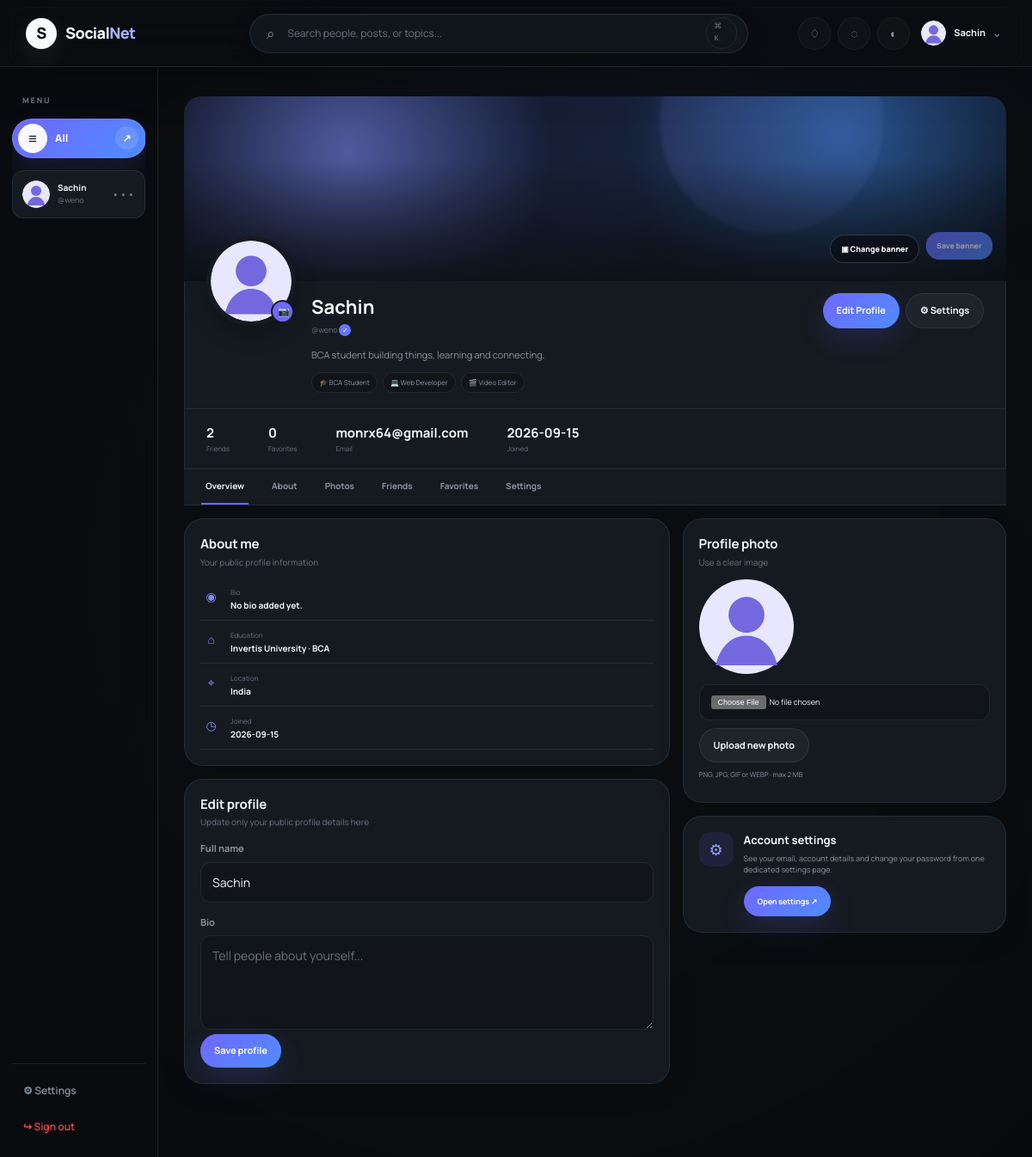
Screenshot of /profile (signed in) with the database file from the repository.
### tables this page shows
CREATE TABLE users (
    id INTEGER PRIMARY KEY AUTOINCREMENT,
    name TEXT NOT NULL,
    username TEXT NOT NULL COLLATE NOCASE UNIQUE,
    email TEXT NOT NULL COLLATE NOCASE UNIQUE,
    password_hash TEXT NOT NULL,
    bio TEXT DEFAULT '',
    profile_picture TEXT NOT NULL DEFAULT 'default-avatar.svg',
    is_blocked INTEGER NOT NULL DEFAULT 0,
    created_at TEXT NOT NULL DEFAULT CURRENT_TIMESTAMP
, cover_picture TEXT NOT NULL DEFAULT '');

### app.py (the view)
@app.route("/profile")
@login_required
def profile():
    uid = session["user_id"]
    con = get_db()
    user = con.execute("SELECT * FROM users WHERE id=?", (uid,)).fetchone()
    friends_count = con.execute("SELECT COUNT(*) FROM friendships WHERE user_id=?", (uid,)).fetchone()[0]
    fav_count = con.execute("SELECT COUNT(*) FROM favourites WHERE user_id=?", (uid,)).fetchone()[0]
    con.close()
    return render_template("profile.html", user=user, friends_count=friends_count, fav_count=fav_count)

### app.py (called while the page is built)
def get_db():
    con = sqlite3.connect(DB_PATH)
    con.row_factory = sqlite3.Row
    con.execute("PRAGMA foreign_keys = ON")
    return con

def login_required(view):
    @wraps(view)
    def wrapped(*args, **kwargs):
        if "user_id" not in session:
            flash("Please log in to continue.", "error")
            return redirect(url_for("login"))
        return view(*args, **kwargs)
    return wrapped

@app.context_processor
def common_context():
    pending = 0
    if "user_id" in session:
        con = get_db()
        pending = con.execute(
            "SELECT COUNT(*) FROM friend_requests WHERE receiver_id=? AND status='pending'",
            (session["user_id"],)
        ).fetchone()[0]
        con.close()
    current_user = None
    if "user_id" in session:
        con = get_db()
        current_user = con.execute("SELECT * FROM users WHERE id=?", (session["user_id"],)).fetchone()
        con.close()
    return {"pending_count": pending, "logged_in": "user_id" in session, "current_user": current_user}

### templates/profile.html (shortened to what this page needs)
{% extends "base.html" %}{% block title %}Profile · SocialNet{% endblock %}
{% block content %}
<div class="content-wrap profile-page">
  <section class="profile-cover" >
    <div class="cover-orb"></div><div class="cover-grid"></div>
    <form class="cover-upload" method="post" enctype="multipart/form-data" action="{{ url_for('upload_cover') }}">
      <label for="coverInput" class="cover-edit-btn">▣ Change banner</label>
      <button class="cover-save-btn" type="submit">Save banner</button>
    </form>
  </section>
  <section class="profile-identity">
    <div class="profile-avatar-wrap"><img src="{{ url_for('static',filename='uploads/'+user['profile_picture']) }}"><button type="button" data-action="scroll-photo" aria-label="Change profile photo">📷</button></div>
    <div class="identity-copy"><div class="identity-title"><div><h1>{{ user['name'] }}</h1><p>@{{ user['username'] }} <i class="verified">✓</i></p></div><div class="profile-head-actions"><a class="btn primary" href="#edit">Edit Profile</a><a class="btn ghost" href="{{ url_for('settings') }}">⚙ Settings</a></div></div>
      <p class="bio">{{ user['bio'] or 'BCA student building things, learning and connecting.' }}</p><div class="profile-tags"><span>🎓 BCA Student</span><span>💻 Web Developer</span><span>🎬 Video Editor</span></div>
    </div>
  </section>
  <div class="profile-stats"><div><b>{{ friends_count }}</b><span>Friends</span></div><div><b>{{ fav_count }}</b><span>Favorites</span></div><div><b>{{ user['email'] }}</b><span>Email</span></div><div><b>{{ user['created_at'][:10] }}</b><span>Joined</span></div></div>
  <div class="profile-tabs"><a class="active" href="#top">Overview</a><a href="#about">About</a><a href="#photos">Photos</a><a href="{{ url_for('friends') }}">Friends</a><a href="{{ url_for('friends') }}#favorites">Favorites</a><a href="{{ url_for('settings') }}">Settings</a></div>
  <div class="profile-grid-new"><section class="profile-column">
    <article class="card profile-panel" id="about"><div class="section-head"><div><h2>About me</h2><span>Your public profile information</span></div></div><div class="info-list"><div><span>◉</span><div><small>Bio</small><b>{{ user['bio'] or 'No bio added yet.' }}</b></div></div><div><span>⌂</span><div><small>Education</small><b>Invertis University · BCA</b></div></div><div><span>⌖</span><div><small>Location</small><b>India</b></div></div><div><span>◷</span><div><small>Joined</small><b>{{ user['created_at'][:10] }}</b></div></div></div></article>
    <article class="card profile-panel" id="edit"><div class="section-head"><div><h2>Edit profile</h2><span>Update only your public profile details here</span></div></div><form method="post" action="{{ url_for('edit_profile') }}"><label>Full name</label><input name="name" value="{{ user['name'] }}" required><label>Bio</label><textarea name="bio" rows="4" maxlength="300" placeholder="Tell people about yourself...">{{ user['bio'] }}</textarea><button class="btn primary">Save profile</button></form></article>
  </section>
  <aside class="profile-column"><article class="card profile-panel" id="photos"><div class="section-head"><div><h2>Profile photo</h2><span>Use a clear image</span></div></div><img class="profile-photo-preview" src="{{ url_for('static',filename='uploads/'+user['profile_picture']) }}"><form method="post" enctype="multipart/form-data" action="{{ url_for('upload_photo') }}" id="photoForm"><input type="file" name="profile_picture" accept=".png,.jpg,.jpeg,.gif,.webp" required><button class="btn ghost">Upload new photo</button></form><p class="hint">PNG, JPG, GIF or WEBP · max 2 MB</p></article>
    <article class="card profile-panel profile-settings-prompt"><div class="settings-prompt-icon">⚙</div><div><h2>Account settings</h2><p>See your email, account details and change your password from one dedicated settings page.</p><a class="btn primary small" href="{{ url_for('settings') }}">Open settings ↗</a></div></article>
  </aside></div>
</div>{% endblock %}

### templates/base.html (shortened to what this page needs)
<!doctype html>
<html lang="en" data-theme="dark">
<head>
<link rel="stylesheet" href="{{ url_for('static', filename='css/style.css') }}">
</head>
<body class="{% if logged_in %}app-shell{% else %}public-shell{% endif %}">
{% if logged_in %}
<header class="topbar">
  <div class="topbar-left"><button class="icon-btn mobile-menu" data-action="toggle-sidebar" aria-label="Menu">☰</button>
  <a class="brand" href="{{ url_for('dashboard') }}"><span class="brand-mark">S</span><span>Social<span class="brand-accent">Net</span></span></a></div>
  <form class="global-search" action="{{ url_for('search') }}" method="get" autocomplete="off">
    <span>⌕</span><input id="globalSearch" name="q" value="{{ request.args.get('q','') }}" placeholder="Search people, posts, or topics..." aria-label="Search">
    <kbd>⌘ K</kbd><div class="search-suggest" id="searchSuggest"><div class="suggest-head">Quick search</div><div class="suggest-item">Search people by name or @username</div><div class="suggest-item">Find topics and communities</div></div>
  </form>
  <div class="top-actions">
    <a class="icon-btn has-dot" href="{{ url_for('requests_page') }}" title="Notifications">♢{% if pending_count %}<i>{{ pending_count }}</i>{% endif %}</a>
    <a class="icon-btn" href="{{ url_for('friends') }}" title="Messages">◌</a>
    <button class="icon-btn" data-action="toggle-theme" title="Toggle theme">◐</button>
    <div class="user-menu">
      <a href="{{ url_for('profile') }}" class="mini-profile"><img src="{{ url_for('static', filename='uploads/'+(current_user['profile_picture'] if current_user else 'default-avatar.svg')) }}" onerror="this.src='{{ url_for('static', filename='uploads/default-avatar.svg') }}'"><span>{{ session.get('user_name','User') }}</span><b>⌄</b></a>
    </div>
  </div>
</header>
<div class="app-layout">
<aside class="sidebar" id="sidebar">
  <div class="side-scroll">
    <div class="side-label">MENU</div>
    <button class="all-nav-trigger" type="button" data-action="toggle-all-nav" aria-expanded="false" aria-controls="allNavPanel">
      <span class="all-nav-trigger-icon">≡</span><span>All</span><span class="all-nav-chevron">↗</span>
    </button>
    <div class="side-profile">
      <img src="{{ url_for('static', filename='uploads/'+(current_user['profile_picture'] if current_user else 'default-avatar.svg')) }}" alt="">
      <div><b>{{ session.get('user_name','User') }}</b><small>@{{ session.get('username','user') }}</small></div>
      <a href="{{ url_for('profile') }}">•••</a>
    </div>
  </div>
  <div class="side-footer"><a href="{{ url_for('settings') }}">⚙ Settings</a><a class="logout-link" href="{{ url_for('logout') }}">↪ Sign out</a></div>
</aside>
<main class="page-content">
{% block content %}{% endblock %}
</main></div>
{% else %}
{% with messages=get_flashed_messages(with_categories=true) %}{% if messages %}<div class="toast-wrap">{% for category,message in messages %}<div class="toast {{ category }}"><span>!</span>{{ message }}<button data-action="close-toast">×</button></div>{% endfor %}</div>{% endif %}{% endwith %}
{% endif %}
</body></html>

### rows the page displays
users: profile_picture (placeholder picture), get "Sachin", get "weno", name "Sachin", username "weno", bio "BCA student building things, learning and connecting.", email "monrx64@gmail.com", created_at "2026-09-15", bio "No bio added yet."

### other values shown
{{ friends_count }} "2"
{{ fav_count }} "0"
